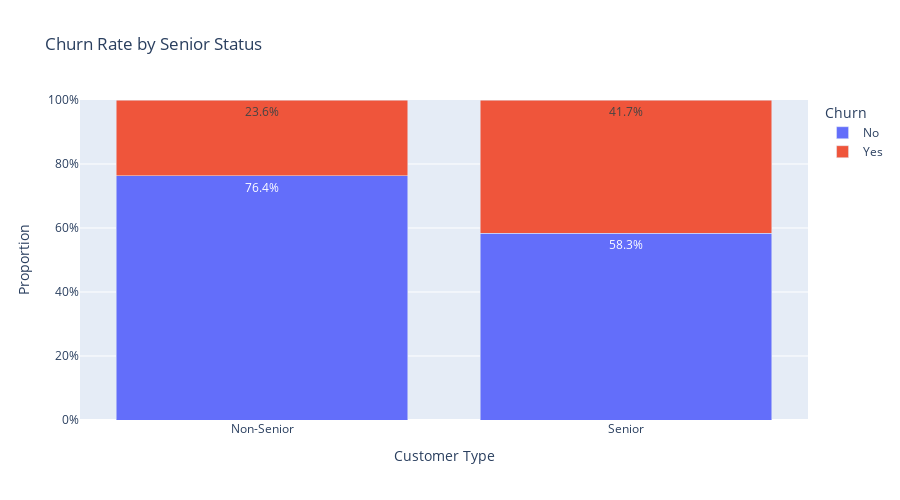
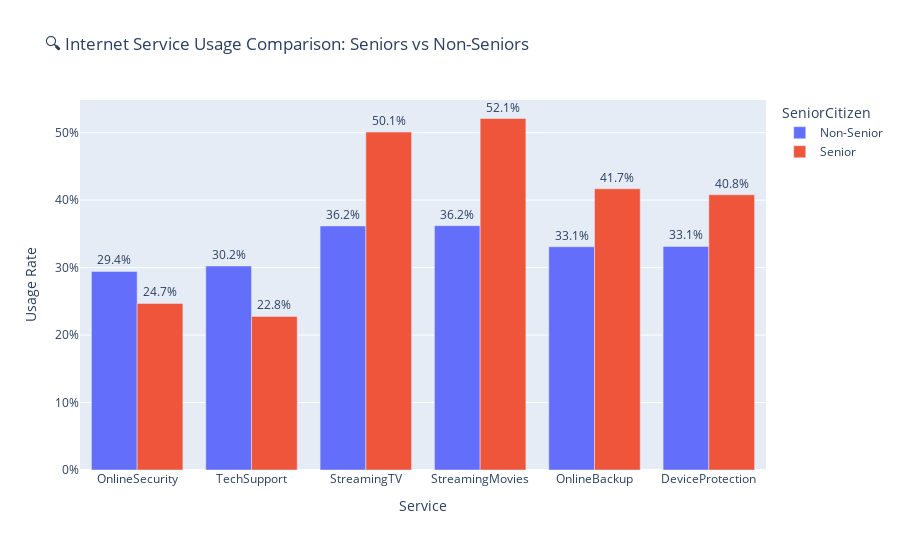

The notebook cell saved with these charts, in order:
### Markdown cell above
#### **Senior Citizen Customer Analysis**
##### 1. Stacked bar chart for senior vs churn

### Code cell
# Stacked bar chart for senior vs churn with plotly
selected_churn = ["No", "Yes"]
filtered_churn = df.groupby("SeniorCitizen")["Churn"].value_counts(normalize=True).unstack().fillna(0).reset_index()

columns_to_keep = ["SeniorCitizen"] + selected_churn
filtered_churn = filtered_churn[columns_to_keep]
melted = filtered_churn.melt(id_vars="SeniorCitizen", value_vars=selected_churn,
                            var_name="Churn", value_name="Rate")
melted["SeniorCitizen"] = melted["SeniorCitizen"].map({0: "Non-Senior", 1: "Senior"})

fig = px.bar(melted, x="SeniorCitizen", y="Rate", color="Churn", barmode="stack",
            text="Rate", title="Churn Rate by Senior Status",
            labels={"Rate": "Proportion", "SeniorCitizen": "Customer Type"})
fig.update_traces(texttemplate='%{text:.1%}', textposition='inside')
fig.update_layout(yaxis_tickformat=".0%", yaxis_range=[0, 1], height=500)
fig.show()

# Section: Service Usage by Senior Status and Churn Status
service_features = ['OnlineSecurity', 'TechSupport', 'StreamingTV', 'StreamingMovies', 'OnlineBackup', 'DeviceProtection']
senior_services = df.groupby('SeniorCitizen')[service_features].apply(lambda x: x.eq('Yes').mean()).reset_index()
senior_services['SeniorCitizen'] = senior_services['SeniorCitizen'].map({0: 'Non-Senior', 1: 'Senior'})
melted_services = senior_services.melt(id_vars='SeniorCitizen', var_name='Service', value_name='UsageRate')

fig = px.bar(
    melted_services,
    x='Service',
    y='UsageRate',
    color='SeniorCitizen',
    barmode='group',
    title='🔍 Internet Service Usage Comparison: Seniors vs Non-Seniors',
    labels={'UsageRate': 'Usage Rate'}
)
fig.update_traces(texttemplate='%{y:.1%}', textposition='outside')
fig.layout.height = 550
fig.update_layout(yaxis_tickformat=".0%")
fig.show()

### Figure 1 — Plotly figure (JSON) as saved in the notebook; plotly's stock layout.template omitted (floating-point values rounded to 4 significant figures)
{"data": [{"alignmentgroup": "True", "hovertemplate": "Churn=No<br>Customer Type=%{x}<br>Proportion=%{text}<extra></extra>", "legendgroup": "No", "marker": {"color": "#636efa", "pattern": {"shape": ""}}, "name": "No", "offsetgroup": "No", "orientation": "v", "showlegend": true, "text": [0.7639, 0.5832], "textposition": "inside", "texttemplate": "%{text:.1%}", "type": "bar", "x": ["Non-Senior", "Senior"], "xaxis": "x", "y": [0.7639, 0.5832], "yaxis": "y"}, {"alignmentgroup": "True", "hovertemplate": "Churn=Yes<br>Customer Type=%{x}<br>Proportion=%{text}<extra></extra>", "legendgroup": "Yes", "marker": {"color": "#EF553B", "pattern": {"shape": ""}}, "name": "Yes", "offsetgroup": "Yes", "orientation": "v", "showlegend": true, "text": [0.2361, 0.4168], "textposition": "inside", "texttemplate": "%{text:.1%}", "type": "bar", "x": ["Non-Senior", "Senior"], "xaxis": "x", "y": [0.2361, 0.4168], "yaxis": "y"}], "layout": {"barmode": "stack", "height": 500, "legend": {"title": {"text": "Churn"}, "tracegroupgap": 0}, "title": {"text": "Churn Rate by Senior Status"}, "xaxis": {"anchor": "y", "domain": [0, 1], "title": {"text": "Customer Type"}}, "yaxis": {"anchor": "x", "domain": [0, 1], "range": [0, 1], "tickformat": ".0%", "title": {"text": "Proportion"}}}}

### Figure 2 — Plotly figure (JSON) as saved in the notebook; plotly's stock layout.template omitted (floating-point values rounded to 4 significant figures)
{"data": [{"alignmentgroup": "True", "hovertemplate": "SeniorCitizen=Non-Senior<br>Service=%{x}<br>Usage Rate=%{y}<extra></extra>", "legendgroup": "Non-Senior", "marker": {"color": "#636efa", "pattern": {"shape": ""}}, "name": "Non-Senior", "offsetgroup": "Non-Senior", "orientation": "v", "showlegend": true, "textposition": "outside", "texttemplate": "%{y:.1%}", "type": "bar", "x": ["OnlineSecurity", "TechSupport", "StreamingTV", "StreamingMovies", "OnlineBackup", "DeviceProtection"], "xaxis": "x", "y": [0.2944, 0.3023, 0.3618, 0.3621, 0.331, 0.3315], "yaxis": "y"}, {"alignmentgroup": "True", "hovertemplate": "SeniorCitizen=Senior<br>Service=%{x}<br>Usage Rate=%{y}<extra></extra>", "legendgroup": "Senior", "marker": {"color": "#EF553B", "pattern": {"shape": ""}}, "name": "Senior", "offsetgroup": "Senior", "orientation": "v", "showlegend": true, "textposition": "outside", "texttemplate": "%{y:.1%}", "type": "bar", "x": ["OnlineSecurity", "TechSupport", "StreamingTV", "StreamingMovies", "OnlineBackup", "DeviceProtection"], "xaxis": "x", "y": [0.2469, 0.2277, 0.5009, 0.521, 0.4168, 0.4081], "yaxis": "y"}], "layout": {"barmode": "group", "height": 550, "legend": {"title": {"text": "SeniorCitizen"}, "tracegroupgap": 0}, "title": {"text": "🔍 Internet Service Usage Comparison: Seniors vs Non-Seniors"}, "xaxis": {"anchor": "y", "domain": [0, 1], "title": {"text": "Service"}}, "yaxis": {"anchor": "x", "domain": [0, 1], "tickformat": ".0%", "title": {"text": "Usage Rate"}}}}
